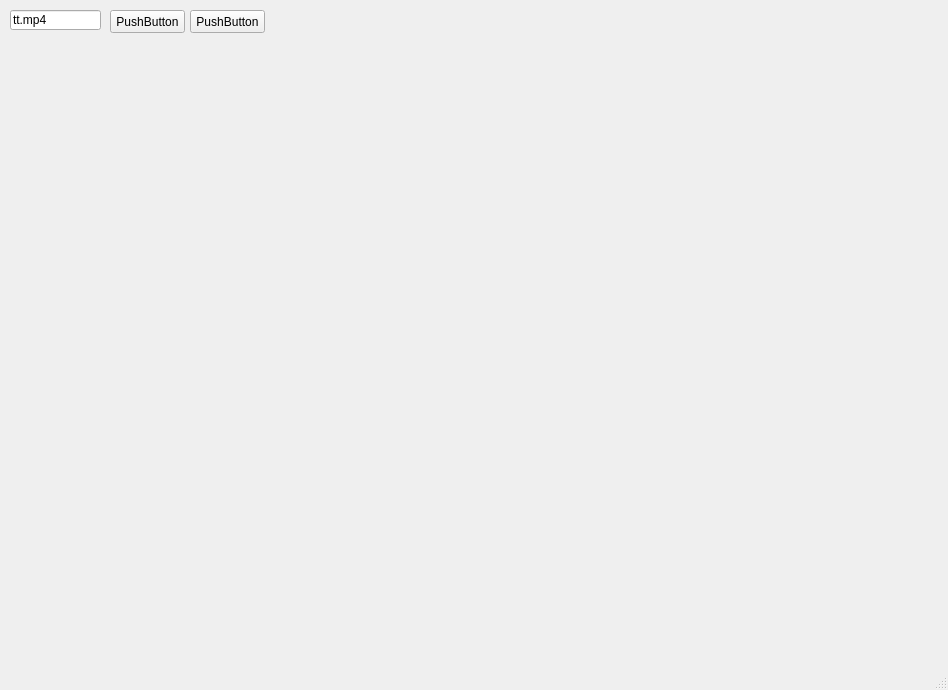
<?xml version="1.0" encoding="UTF-8"?>
<ui version="4.0">
 <class>MainWindow</class>
 <widget class="QMainWindow" name="MainWindow">
  <property name="geometry">
   <rect>
    <x>0</x>
    <y>0</y>
    <width>948</width>
    <height>690</height>
   </rect>
  </property>
  <property name="windowTitle">
   <string>MainWindow</string>
  </property>
  <widget class="QWidget" name="centralwidget">
   <widget class="QPushButton" name="pushButton">
    <property name="geometry">
     <rect>
      <x>110</x>
      <y>10</y>
      <width>75</width>
      <height>23</height>
     </rect>
    </property>
    <property name="text">
     <string>PushButton</string>
    </property>
   </widget>
   <widget class="QLineEdit" name="lineEdit">
    <property name="geometry">
     <rect>
      <x>10</x>
      <y>10</y>
      <width>91</width>
      <height>20</height>
     </rect>
    </property>
    <property name="text">
     <string>tt.mp4</string>
    </property>
   </widget>
   <widget class="VplView" name="vplview0" native="true">
    <property name="geometry">
     <rect>
      <x>10</x>
      <y>40</y>
      <width>151</width>
      <height>251</height>
     </rect>
    </property>
   </widget>
   <widget class="QPushButton" name="pushButton_2">
    <property name="geometry">
     <rect>
      <x>190</x>
      <y>10</y>
      <width>75</width>
      <height>23</height>
     </rect>
    </property>
    <property name="text">
     <string>PushButton</string>
    </property>
   </widget>
   <widget class="VplView" name="vplview1" native="true">
    <property name="geometry">
     <rect>
      <x>190</x>
      <y>40</y>
      <width>151</width>
      <height>251</height>
     </rect>
    </property>
   </widget>
   <widget class="VplView" name="vplview2" native="true">
    <property name="geometry">
     <rect>
      <x>370</x>
      <y>40</y>
      <width>151</width>
      <height>251</height>
     </rect>
    </property>
   </widget>
   <widget class="VplView" name="vplview3" native="true">
    <property name="geometry">
     <rect>
      <x>540</x>
      <y>40</y>
      <width>151</width>
      <height>251</height>
     </rect>
    </property>
   </widget>
   <widget class="VplView" name="vplview4" native="true">
    <property name="geometry">
     <rect>
      <x>730</x>
      <y>50</y>
      <width>151</width>
      <height>251</height>
     </rect>
    </property>
   </widget>
  </widget>
  <widget class="QMenuBar" name="menubar">
   <property name="geometry">
    <rect>
     <x>0</x>
     <y>0</y>
     <width>948</width>
     <height>23</height>
    </rect>
   </property>
  </widget>
  <widget class="QStatusBar" name="statusbar"/>
 </widget>
 <customwidgets>
  <customwidget>
   <class>VplView</class>
   <extends>QWidget</extends>
   <header>view/vplview.h</header>
   <container>1</container>
  </customwidget>
 </customwidgets>
 <resources/>
 <connections/>
</ui>
